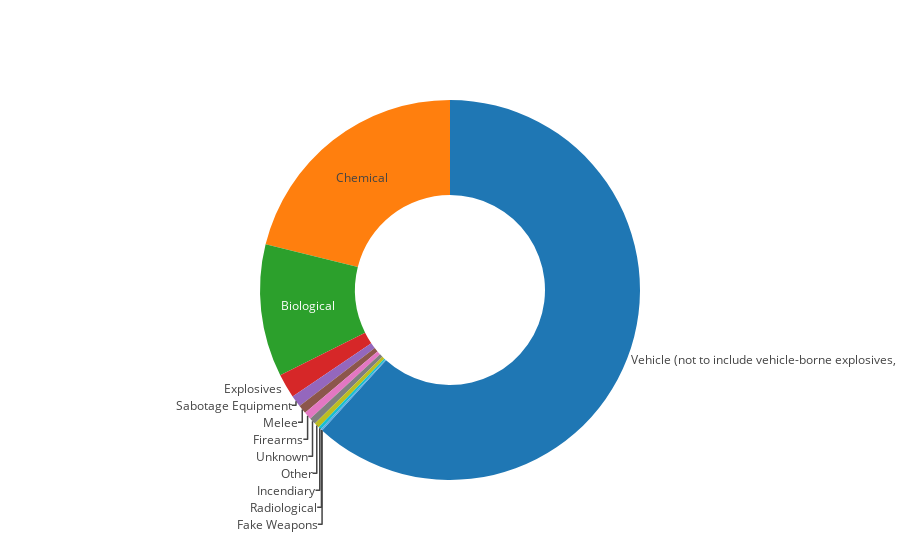
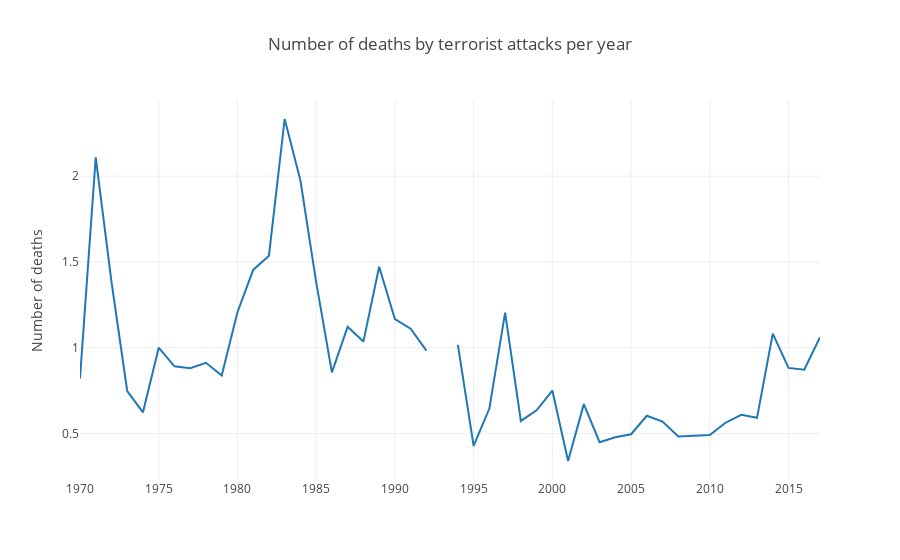

Source (notebook cell) for these figures, in order:
### Code cell
#Thomas Extra

kills = df.groupby("weaptype1_txt").sum()["nwound"]
attacks = df.groupby("weaptype1_txt").count()["eventid"]
print(len(kills), len(attacks))
kpa = kills/attacks

weapons = kills.index


trace = go.Pie(labels=weapons, values=kpa, hole=0.5, textinfo='label', showlegend=False)

iplot([trace])


effect = df.groupby("weaptype1_txt")[["nwound","nkill"]].sum()

effect["nattacks"] = df.groupby("weaptype1_txt").count()["eventid"]
effect["kpa"] = kpa
effect


# traces = []
# for w in effect.index:
#     trace = go.Scatter(
#         x = effect,
#         y = kpcs["nkill"],
#         name=w,
#     )
#     traces.append(trace)
    
years = list(range(1970, 2018))
deaths_per_year = [np.nansum(df[df['iyear'] == year]['nkill']) for year in years]
inj_per_year = [np.nansum(df[df['iyear'] == year]['nwound']) for year in years]


effect = [d/i for i,d in zip(inj_per_year,deaths_per_year) if i is not 0]

death = go.Scatter(
    name="Effect",
    x=years,
    y=effect
)

# inj = go.Scatter(
#     name="Injured",
#     x=years,
#     y=inj_per_year,
# )

layout = go.Layout(
    title='Intensity of attacks (deaths per injured)',
    yaxis=dict(
        title='Number of deaths'
    ),
)



fig = go.Figure(data=[death], layout=layout)
iplot(fig)
    


# import squarify

# x = 0.
# y = 0.
# width = 100.
# height = 100.

# values = kpa

# normed = squarify.normalize_sizes(values, width, height)
# rects = squarify.squarify(normed, x, y, width, height)

# # Choose colors from http://colorbrewer2.org/ under "Export"
# color_brewer = ['rgb(166,206,227)','rgb(31,120,180)','rgb(178,223,138)',
#                 'rgb(51,160,44)','rgb(251,154,153)','rgb(227,26,28)']
# shapes = []
# annotations = []
# counter = 0

# for r in rects:
#     shapes.append( 
#         dict(
#             type = 'rect', 
#             x0 = r['x'], 
#             y0 = r['y'], 
#             x1 = r['x']+r['dx'], 
#             y1 = r['y']+r['dy'],
#             line = dict( width = 2 ),
#             fillcolor = color_brewer[counter]
#         ) 
#     )
#     annotations.append(
#         dict(
#             x = r['x']+(r['dx']/2),
#             y = r['y']+(r['dy']/2),
#             text = values[counter],
#             showarrow = False
#         )
#     )
#     counter = counter + 1
#     if counter >= len(color_brewer):
#         counter = 0

# # For hover text
# trace0 = go.Scatter(
#     x = [ r['x']+(r['dx']/2) for r in rects ], 
#     y = [ r['y']+(r['dy']/2) for r in rects ],
#     text = weapons, 
#     mode = 'text',
# )
        
# layout = dict(
#     height=700, 
#     width=700,
#     xaxis=dict(showgrid=False,zeroline=False),
#     yaxis=dict(showgrid=False,zeroline=False),
#     shapes=shapes,
#     annotations=annotations,
#     hovermode='closest'
# )

# # With hovertext
# figure = dict(data=[trace0], layout=layout)

# # Without hovertext
# # figure = dict(data=[Scatter()], layout=layout)

# iplot(figure)

### Figure 1 — Plotly figure (JSON) as saved in the notebook; plotly's stock layout.template omitted (floating-point values rounded to 4 significant figures)
{"data": [{"hole": 0.5, "labels": ["Biological", "Chemical", "Explosives", "Fake Weapons", "Firearms", "Incendiary", "Melee", "Other", "Radiological", "Sabotage Equipment", "Unknown", "Vehicle (not to include vehicle-borne explosives, i.e., car or truck bombs)"], "showlegend": false, "textinfo": "label", "type": "pie", "uid": "6314b2b1-f3e2-428b-b82f-16b004729e17", "values": [23, 43.07, 4.175, 0, 1.319, 0.4966, 1.503, 0.9211, 0.2857, 2.028, 1.16, 125.9]}], "layout": {}}

### Figure 2 — Plotly figure (JSON) as saved in the notebook; plotly's stock layout.template omitted (floating-point values rounded to 4 significant figures)
{"data": [{"name": "Effect", "type": "scatter", "uid": "1d8d1655-96df-4c49-8286-c27611e809c9", "x": [1970, 1971, 1972, 1973, 1974, 1975, 1976, 1977, 1978, 1979, 1980, 1981, 1982, 1983, 1984, 1985, 1986, 1987, 1988, 1989, 1990, 1991, 1992, 1993, 1994, 1995, 1996, 1997, 1998, 1999, 2000, 2001, 2002, 2003, 2004, 2005, 2006, 2007, 2008, 2009, 2010, 2011, 2012, 2013, 2014, 2015, 2016, 2017], "y": [0.8208, 2.11, 1.384, 0.7475, 0.6231, 1, 0.8915, 0.8803, 0.9119, 0.838, 1.207, 1.454, 1.537, 2.334, 1.975, 1.383, 0.8559, 1.122, 1.036, 1.472, 1.166, 1.11, 0.9826, null, 1.016, 0.427, 0.6453, 1.204, 0.5729, 0.6353, 0.7502, 0.3394, 0.6709, 0.4492, 0.4777, 0.4952, 0.6032, 0.5693, 0.482, 0.4845, 0.4908, 0.5625, 0.609, 0.591, 1.082, 0.8822, 0.8718, 1.061]}], "layout": {"title": {"text": "Number of deaths by terrorist attacks per year"}, "yaxis": {"title": {"text": "Number of deaths"}}}}
